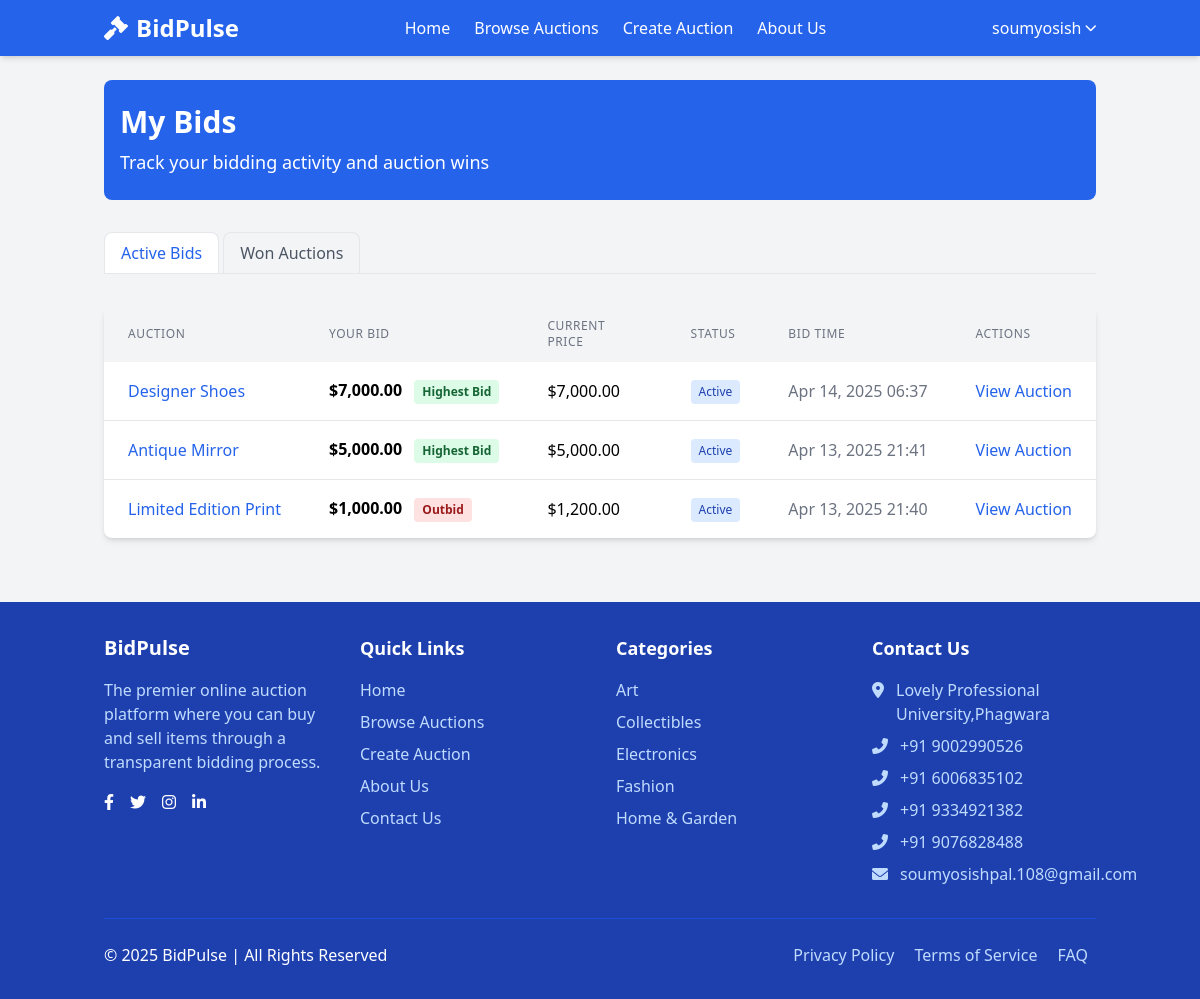
The app's page /my_bids.php (signed in), older data.
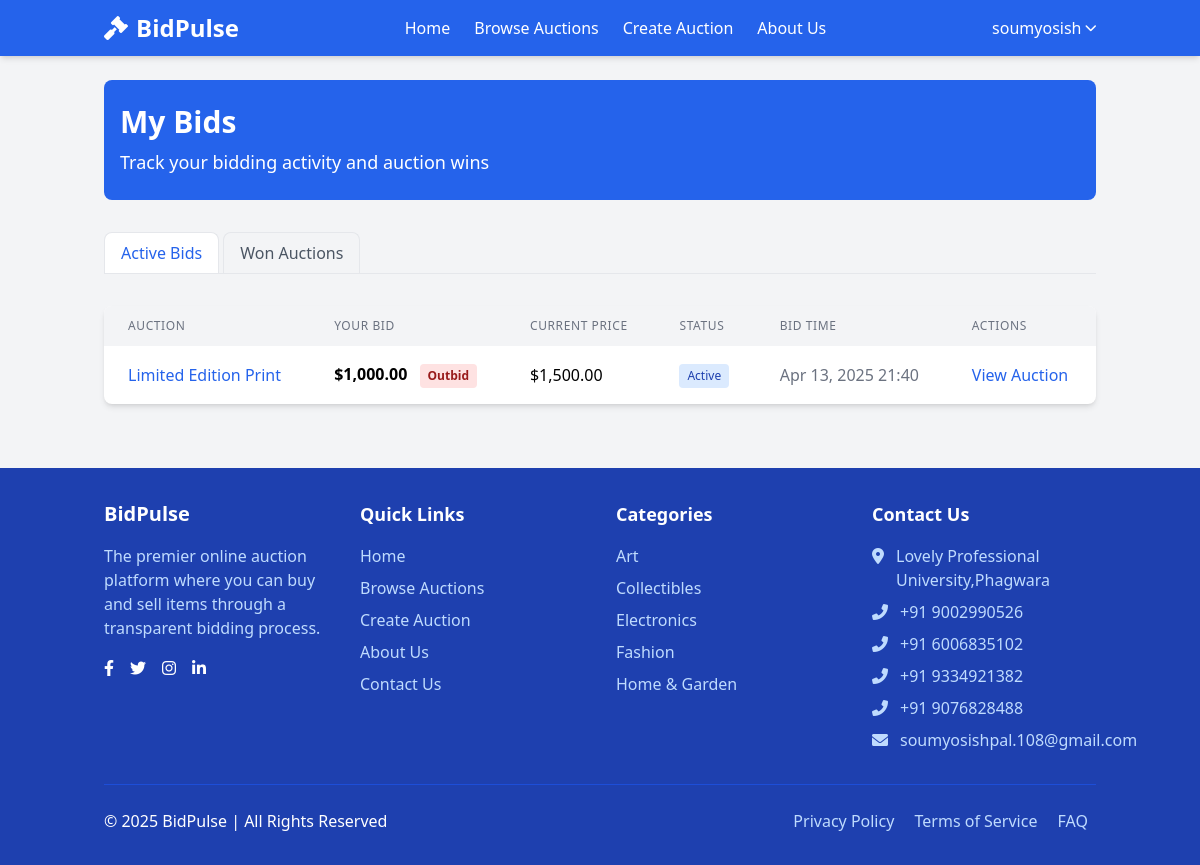
The same page, newer data.
### tables this page shows
CREATE TABLE `bids` (
  `bid_id` int(11) NOT NULL,
  `auction_id` int(11) NOT NULL,
  `bidder_id` int(11) NOT NULL,
  `bid_amount` decimal(10,2) NOT NULL,
  `bid_time` timestamp NOT NULL DEFAULT current_timestamp()
);

CREATE TABLE `auctions` (
  `auction_id` int(11) NOT NULL,
  `title` varchar(100) NOT NULL,
  `description` text NOT NULL,
  `image_url` varchar(255) NOT NULL,
  `seller_id` int(11) NOT NULL,
  `category_id` int(11) NOT NULL,
  `starting_price` decimal(10,2) NOT NULL,
  `current_price` decimal(10,2) NOT NULL,
  `start_date` timestamp NOT NULL DEFAULT current_timestamp() ON UPDATE current_timestamp(),
  `end_date` timestamp NOT NULL DEFAULT '0000-00-00 00:00:00',
  `status` enum('active','ended','cancelled') DEFAULT 'active',
  `created_at` timestamp NOT NULL DEFAULT current_timestamp(),
  `updated_at` timestamp NOT NULL DEFAULT current_timestamp() ON UPDATE current_timestamp()
);

CREATE TABLE `categories` (
  `category_id` int(11) NOT NULL,
  `name` varchar(50) NOT NULL,
  `description` text DEFAULT NULL,
  `created_at` timestamp NOT NULL DEFAULT current_timestamp()
);

### php/config.php (called while the page is built, shortened)
<?php
function is_logged_in() {
    return isset($_SESSION['user_id']);
}
?>

### php/auction_functions.php (called while the page is built, shortened)
<?php
require_once 'config.php';
function get_all_categories() {
    global $conn;
    $query = "SELECT * FROM categories ORDER BY name";
    $result = mysqli_query($conn, $query);
    $categories = [];
    if($result) {
        while($row = mysqli_fetch_assoc($result)) {
            $categories[] = $row;
        }
    }
    return $categories;
}
function get_user_bids($user_id) {
    global $conn;
    $query = "SELECT b.*, a.title as auction_title, a.current_price, a.end_date, a.status
              FROM bids b
              INNER JOIN auctions a ON b.auction_id = a.auction_id
              WHERE b.bidder_id = ?
              ORDER BY b.bid_time DESC";
    $stmt = mysqli_prepare($conn, $query);
    mysqli_stmt_bind_param($stmt, "i", $user_id);
    mysqli_stmt_execute($stmt);
    $result = mysqli_stmt_get_result($stmt);
    $bids = [];
    if($result) {
        while($row = mysqli_fetch_assoc($result)) {
            $bids[] = $row;
        }
    }
    return $bids;
}
?>

### my_bids.php (the view, shortened to what this page needs)
<?php
require_once 'php/config.php';
require_once 'php/auction_functions.php';
$bids = get_user_bids($_SESSION['user_id']);
include 'php/header.php';
?>
<div class="bg-blue-600 text-white py-6 rounded-lg mb-8">
    <div class="container mx-auto px-4">
        <h1 class="text-3xl font-bold">My Bids</h1>
        <p class="text-lg mt-2">Track your bidding activity and auction wins</p>
    </div>
</div>
<div class="mb-8">
    <ul class="flex border-b border-gray-200">
        <li class="mr-1">
            <a href="#active-bids" class="inline-block py-2 px-4 bg-white rounded-t-lg border-l border-t border-r border-gray-200 text-blue-600 font-medium active-tab">
                Active Bids
            </a>
        </li>
        <li class="mr-1">
            <a href="#won-auctions" class="inline-block py-2 px-4 bg-gray-100 rounded-t-lg border-l border-t border-r border-gray-200 text-gray-600 hover:text-blue-600 hover:bg-white">
                Won Auctions
            </a>
        </li>
    </ul>
</div>
<div id="active-bids-content" class="tab-content">
    <?php if (empty($bids)): ?>
    <div class="bg-white rounded-lg shadow-md p-6 text-center">
        <p class="text-gray-600 mb-4">You haven't placed any bids yet.</p>
        <a href="browse.php" class="bg-blue-600 text-white px-4 py-2 rounded-md hover:bg-blue-700 transition">Browse Auctions</a>
    </div>
    <?php else: ?>
    <div class="bg-white rounded-lg shadow-md overflow-hidden">
        <div class="overflow-x-auto">
            <table class="w-full">
                <thead>
                    <tr class="bg-gray-100">
                        <th class="px-6 py-3 text-left text-xs font-medium text-gray-500 uppercase tracking-wider">Auction</th>
                        <th class="px-6 py-3 text-left text-xs font-medium text-gray-500 uppercase tracking-wider">Your Bid</th>
                        <th class="px-6 py-3 text-left text-xs font-medium text-gray-500 uppercase tracking-wider">Current Price</th>
                        <th class="px-6 py-3 text-left text-xs font-medium text-gray-500 uppercase tracking-wider">Status</th>
                        <th class="px-6 py-3 text-left text-xs font-medium text-gray-500 uppercase tracking-wider">Bid Time</th>
                        <th class="px-6 py-3 text-left text-xs font-medium text-gray-500 uppercase tracking-wider">Actions</th>
                    </tr>
                </thead>
                <tbody class="divide-y divide-gray-200">
                    <?php foreach($bids as $bid): ?>
                    <tr class="hover:bg-gray-50">
                        <td class="px-6 py-4 whitespace-nowrap">
                            <a href="auction.php?id=<?php echo $bid['auction_id']; ?>" class="text-blue-600 hover:text-blue-800 font-medium"><?php echo $bid['auction_title']; ?></a>
                        </td>
                        <td class="px-6 py-4 whitespace-nowrap font-semibold">
                            $<?php echo number_format($bid['bid_amount'], 2); ?>
                            <?php if($bid['bid_amount'] == $bid['current_price']): ?>
                            <span class="inline-block ml-2 bg-green-100 text-green-800 text-xs px-2 py-1 rounded">Highest Bid</span>
                            <?php elseif($bid['bid_amount'] < $bid['current_price']): ?>
                            <span class="inline-block ml-2 bg-red-100 text-red-800 text-xs px-2 py-1 rounded">Outbid</span>
                            <?php endif; ?>
                        </td>
                        <td class="px-6 py-4 whitespace-nowrap">
                            $<?php echo number_format($bid['current_price'], 2); ?>
                        </td>
                        <td class="px-6 py-4 whitespace-nowrap">
                            <?php if($bid['status'] == 'active'): ?>
                                <?php if(strtotime($bid['end_date']) > time()): ?>
                                <span class="inline-block bg-blue-100 text-blue-800 text-xs px-2 py-1 rounded">Active</span>
                                <?php else: ?>
                                <span class="inline-block bg-gray-100 text-gray-800 text-xs px-2 py-1 rounded">Ended</span>
                                <?php endif; ?>
                            <?php else: ?>
                            <span class="inline-block bg-gray-100 text-gray-800 text-xs px-2 py-1 rounded">Ended</span>
                            <?php endif; ?>
                        </td>
                        <td class="px-6 py-4 whitespace-nowrap text-gray-500">
                            <?php echo date('M d, Y H:i', strtotime($bid['bid_time'])); ?>
                        </td>
                        <td class="px-6 py-4 whitespace-nowrap">
                            <a href="auction.php?id=<?php echo $bid['auction_id']; ?>" class="text-blue-600 hover:text-blue-800">View Auction</a>
                        </td>
                    </tr>
                    <?php endforeach; ?>
                </tbody>
            </table>
        </div>
    </div>
    <?php endif; ?>
</div>
<?php include 'php/footer.php'; ?>

### php/header.php (shortened to what this page needs)
<?php
require_once __DIR__ . '/config.php';
require_once __DIR__ . '/auction_functions.php';
?>
<!DOCTYPE html>
<html lang="en">
<head>
    <script src="https://cdn.tailwindcss.com"></script>
    <link rel="stylesheet" href="https://cdnjs.cloudflare.com/ajax/libs/font-awesome/6.0.0/css/all.min.css">
</head>
<body class="bg-gray-100 min-h-screen flex flex-col">
    <header class="bg-blue-600 text-white shadow-md">
        <div class="container mx-auto px-4 py-3">
            <div class="flex justify-between items-center">
                <div>
                    <a href="index.php" class="text-2xl font-bold flex items-center">
                        <i class="fas fa-gavel mr-2"></i>
                        <span>BidPulse</span>
                    </a>
                </div>
                <div class="hidden md:flex space-x-6">
                    <a href="index.php" class="hover:text-blue-200 transition">Home</a>
                    <a href="browse.php" class="hover:text-blue-200 transition">Browse Auctions</a>
                    <?php if(is_logged_in()): ?>
                    <a href="create_auction.php" class="hover:text-blue-200 transition">Create Auction</a>
                    <?php endif; ?>
                    <a href="about.php" class="hover:text-blue-200 transition">About Us</a>
                </div>
                <div class="flex items-center space-x-4">
                    <?php if(is_logged_in()): ?>
                        <div class="relative group">
                            <button class="flex items-center hover:text-blue-200 transition">
                                <span class="mr-1"><?php echo $_SESSION['username']; ?></span>
                                <i class="fas fa-chevron-down text-xs"></i>
                            </button>
                        </div>
                    <?php else: ?>
                        <a href="login.php" class="hover:text-blue-200 transition">Login</a>
                        <a href="register.php" class="bg-white text-blue-600 px-4 py-2 rounded-md hover:bg-blue-50 transition">Register</a>
                    <?php endif; ?>
                </div>
            </div>
        </div>
    </header>
    <main class="container mx-auto px-4 py-6 flex-grow">

### php/footer.php (shortened to what this page needs)
</main>
    <footer class="bg-blue-800 text-white mt-10">
        <div class="container mx-auto px-4 py-8">
            <div class="grid grid-cols-1 md:grid-cols-4 gap-8">
                <div>
                    <h3 class="text-xl font-semibold mb-4">BidPulse</h3>
                    <p class="text-blue-200 mb-4">The premier online auction platform where you can buy and sell items through a transparent bidding process.</p>
                    <div class="flex space-x-4">
                        <a href="#" class="text-white hover:text-blue-200"><i class="fab fa-facebook-f"></i></a>
                        <a href="#" class="text-white hover:text-blue-200"><i class="fab fa-twitter"></i></a>
                        <a href="#" class="text-white hover:text-blue-200"><i class="fab fa-instagram"></i></a>
                        <a href="nkedin.com/in/soumyosishpal/" class="text-white hover:text-blue-200"><i class="fab fa-linkedin-in"></i></a>
                    </div>
                </div>
                <div>
                    <h3 class="text-lg font-semibold mb-4">Quick Links</h3>
                    <ul class="space-y-2">
                        <li><a href="index.php" class="text-blue-200 hover:text-white">Home</a></li>
                        <li><a href="browse.php" class="text-blue-200 hover:text-white">Browse Auctions</a></li>
                        <li><a href="create_auction.php" class="text-blue-200 hover:text-white">Create Auction</a></li>
                        <li><a href="about.php" class="text-blue-200 hover:text-white">About Us</a></li>
                        <li><a href="contact.php" class="text-blue-200 hover:text-white">Contact Us</a></li>
                    </ul>
                </div>
                <div>
                    <h3 class="text-lg font-semibold mb-4">Categories</h3>
                    <ul class="space-y-2">
                        <?php
                        require_once 'php/auction_functions.php';
                        $categories = get_all_categories();
                        foreach(array_slice($categories, 0, 5) as $category) {
                            echo '<li><a href="browse.php?category=' . $category['category_id'] . '" class="text-blue-200 hover:text-white">' . $category['name'] . '</a></li>';
                        }
                        ?>
                    </ul>
                </div>
                <div>
                    <h3 class="text-lg font-semibold mb-4">Contact Us</h3>
                    <ul class="space-y-2 text-blue-200">
                        <li class="flex items-start">
                            <i class="fas fa-map-marker-alt mt-1 mr-3"></i>
                            <span>Lovely Professional University,Phagwara</span>
                        </li>
                        <li class="flex items-start">
                            <i class="fas fa-phone-alt mt-1 mr-3"></i>
                            <span>+91 9002990526</span>
                        </li>
                        <li class="flex items-start">
                            <i class="fas fa-phone-alt mt-1 mr-3"></i>
                            <span>+91 6006835102</span>
                        </li>
                        <li class="flex items-start">
                            <i class="fas fa-phone-alt mt-1 mr-3"></i>
                            <span>+91 9334921382</span>
                        </li>
                        <li class="flex items-start">
                            <i class="fas fa-phone-alt mt-1 mr-3"></i>
                            <span>+91 9076828488</span>
                        </li>
                        <li class="flex items-start">
                            <i class="fas fa-envelope mt-1 mr-3"></i>
                            <span>soumyosishpal.108@gmail.com</span>
                        </li>
                    </ul>
                </div>
            </div>
            <div class="border-t border-blue-700 mt-8 pt-6 flex flex-col md:flex-row justify-between items-center">
                <p>© 2025 BidPulse | All Rights Reserved</p>
                <div class="mt-4 md:mt-0">
                    <a href="#" class="text-blue-200 hover:text-white mx-2">Privacy Policy</a>
                    <a href="#" class="text-blue-200 hover:text-white mx-2">Terms of Service</a>
                    <a href="#" class="text-blue-200 hover:text-white mx-2">FAQ</a>
                </div>
            </div>
        </div>
    </footer>
</body>
</html>

Row changes from the older to the newer data that the page shows:
removed bids: auction.title "Designer Shoes", bid_amount "7,000.00", shows "Highest Bid", auction.current_price "7,000.00", bid_time "Apr 14, 2025 06:37"
removed bids: auction.title "Antique Mirror", bid_amount "5,000.00", shows "Highest Bid", auction.current_price "5,000.00", bid_time "Apr 13, 2025 21:41"
changed through a linked row, bids "Limited Edition Print": auction.current_price "1,200.00" → "1,500.00"
